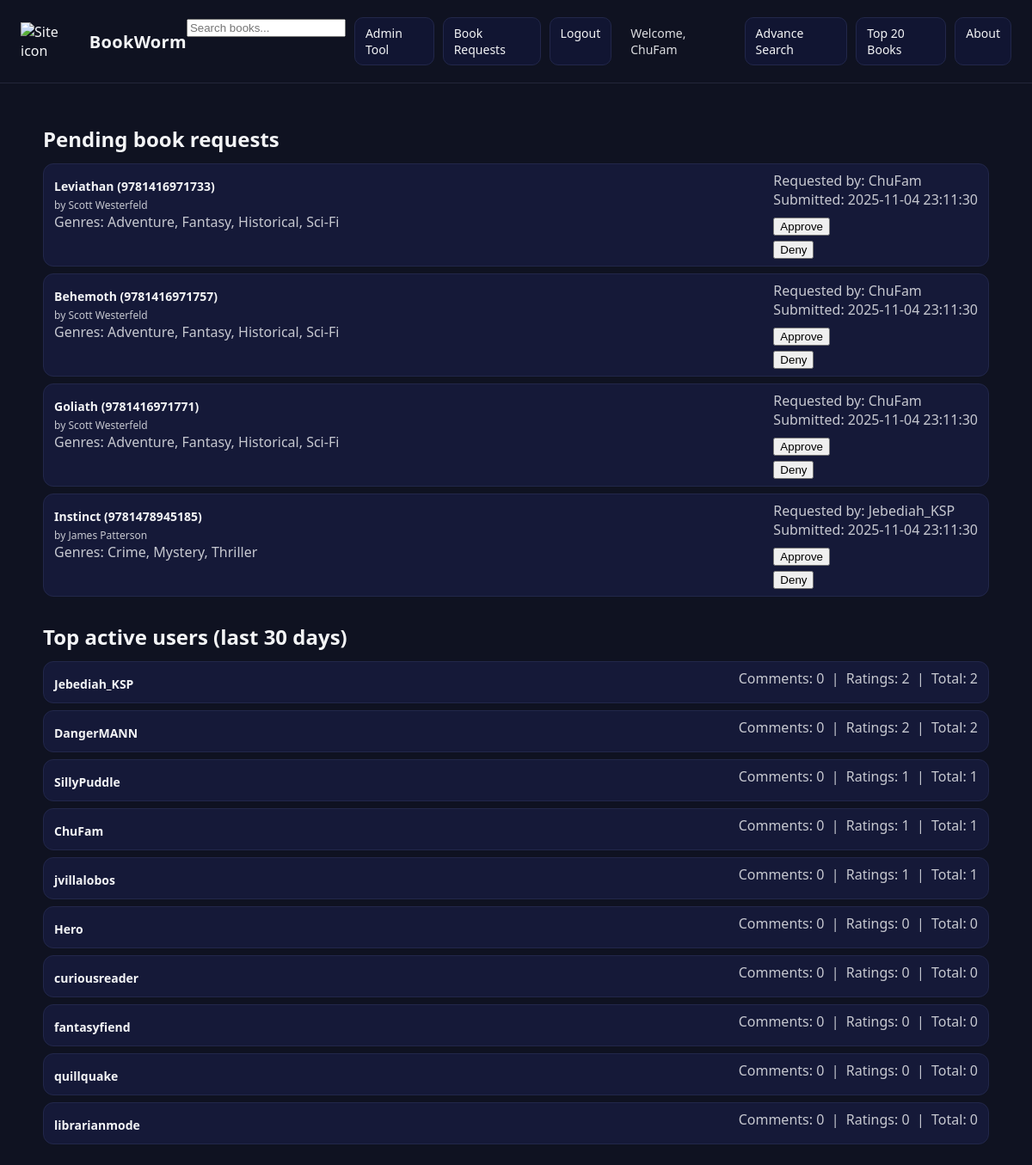
Screenshot of /public_html/bookworm/adminTool.php (signed in) with the database file from the repository.
### tables this page shows
CREATE TABLE IF NOT EXISTS forms (
    form_id INT PRIMARY KEY NOT NULL AUTO_INCREMENT,
    user_id INT NOT NULL,
    admin_id INT DEFAULT NULL,
     
    isbn VARCHAR(13) NOT NULL,
    title VARCHAR(255) NOT NULL,
    image_path VARCHAR(512) NULL DEFAULT NULL,
    published DATE NULL DEFAULT NULL,
    author VARCHAR(255) NOT NULL,
    summary TEXT NOT NULL,
    creation_date TIMESTAMP NULL DEFAULT CURRENT_TIMESTAMP,
    approve_date TIMESTAMP NULL DEFAULT NULL,
    UNIQUE KEY dedupe (user_id, isbn),
    CONSTRAINT constrain_form_isbn CHECK (isbn REGEXP '^[0-9]{13}$'),
    FOREIGN KEY (user_id) REFERENCES users(user_id) ON DELETE CASCADE,
    FOREIGN KEY (admin_id) REFERENCES admins(admin_id)
);

CREATE TABLE IF NOT EXISTS users (
    user_id INT PRIMARY KEY NOT NULL AUTO_INCREMENT,
    image_path VARCHAR(512) NULL DEFAULT NULL,
    creation_date TIMESTAMP NULL DEFAULT CURRENT_TIMESTAMP,
    deletion_date TIMESTAMP NULL DEFAULT NULL,
    username VARCHAR(20) UNIQUE NOT NULL,
     
    password VARCHAR(255) NOT NULL,
    is_active BOOLEAN DEFAULT 1
);

### public_html/bookworm/adminTool.php (the view, shortened to what this page needs)
<?php
$db      = get_db();
$query = $db->query(
    "SELECT
        f.form_id,
        f.isbn,
        f.title,
        f.author,
        f.published,
        f.summary,
        f.creation_date,
        f.image_path,
        u.username,
        GROUP_CONCAT(fg.genre ORDER BY fg.genre SEPARATOR ', ') AS genres
     FROM forms AS f
     JOIN users AS u ON u.user_id = f.user_id
     LEFT JOIN formgenres AS fg ON fg.form_id = f.form_id
     WHERE f.approve_date IS NULL
     GROUP BY f.form_id
     ORDER BY f.creation_date DESC"
);
$allForms = $query->fetchAll();
$activeUsers = [];
try {
    $activeStmt = $db->prepare("CALL topActiveUsers(?)");
    $activeStmt->execute([30]);
    $activeUsers = $activeStmt->fetchAll(PDO::FETCH_ASSOC);
} catch (Exception $e) {
    $activeUsers = [];
}
?>
<!doctype html>
<html lang="en">
<head>
    <link rel="stylesheet" href="app.css" />
</head>
<body>
    <header>
        <div class="brand">
            <img class="brand-icon" src="/~bdb/bookworm/images/site-icon.png" alt="Site icon">
            <h1>BookWorm</h1>
        </div>
        <nav aria-label="Primary">
            <form class="nav-search" action="/~bdb/bookworm/search.php" method="GET">
                <input
                    type="text"
                    name="q"
                    placeholder="Search books..."
                    aria-label="Search books">
            </form>
            <?php if (isset($_SESSION['user_id'])): ?>
                <?php if (isset($_SESSION['role']) && $_SESSION['role'] === 'admin'): ?>
                    <a class="tab" href="/~bdb/bookworm/adminTool.php">Admin Tool</a>
                <?php endif; ?>
                <a class="tab" href="/~bdb/bookworm/form.php">Book Requests</a>
                <a class="tab" href="/~bdb/bookworm/logout.php">Logout</a>
                <span class="nav-welcome">
                    Welcome, <?= htmlspecialchars($_SESSION['username']) ?>
                </span>
            <?php else: ?>
                <a class="tab" href="/~bdb/bookworm/signin.php">Login / Create</a>
            <?php endif; ?>
            <a class="tab" href="#">Advance Search</a>
            <a class="tab" href="/~bdb/bookworm/top20.php">Top 20 Books</a>
            <a class="tab" href="/~bdb/bookworm/about.php">About</a>
        </nav>
    </header>
    <main>
        <section>
            <h2>Pending book requests</h2>
            <?php if (!$allForms): ?>
                <p class="muted">No pending requests.</p>
            <?php else: ?>
                <div class="rows">
                    <?php foreach ($allForms as $f): ?>
                        <div class="row">
                            <div>
                                <div class="title">
                                    <?= htmlspecialchars($f['title']) ?> (<?= htmlspecialchars($f['isbn']) ?>)
                                </div>
                                <div class="author">
                                    by <?= htmlspecialchars($f['author']) ?>
                                </div>
                                <div class="muted">
                                    Genres: <?= htmlspecialchars($f['genres'] ?? '') ?>
                                </div>
                            </div>
                            <div>
                                <div class="muted">
                                    Requested by: <?= htmlspecialchars($f['username']) ?>
                                </div>
                                <div class="muted">
                                    Submitted: <?= htmlspecialchars($f['creation_date']) ?>
                                </div>
                                <form action="adminTool.php" method="POST" style="margin-top:8px;">
                                    <button type="submit">Approve</button>
                                </form>
                                <form action="adminTool.php" method="POST" style="margin-top:4px;">
                                    <button type="submit">Deny</button>
                                </form>
                            </div>
                        </div>
                    <?php endforeach; ?>
                </div>
            <?php endif; ?>
        </section>
        <section style="margin-top:30px;">
            <h2>Top active users (last 30 days)</h2>
            <?php if (!$activeUsers): ?>
                <p class="muted">No activity yet.</p>
            <?php else: ?>
                <div class="rows">
                    <?php foreach ($activeUsers as $u): ?>
                        <div class="row">
                            <div class="title"><?= htmlspecialchars($u['username']) ?></div>
                            <div class="muted">
                                Comments: <?= (int)$u['total_comments'] ?>
                                &nbsp;|&nbsp;
                                Ratings: <?= (int)$u['total_ratings'] ?>
                                &nbsp;|&nbsp;
                                Total: <?= (int)$u['total_activity'] ?>
                            </div>
                        </div>
                    <?php endforeach; ?>
                </div>
            <?php endif; ?>
        </section>
    </main>
</body>
</html>

### public_html/bookworm/app.css (style rules this page uses)
body { font-family: system-ui, -apple-system, Segoe UI, Roboto, Ubuntu, Helvetica, Arial, sans-serif; margin: 0; background: #0f1221; color: #f3f4f6; }
header { padding: 20px 24px; border-bottom: 1px solid #23263a; display: flex; align-items: center; justify-content: space-between; }
.brand { display: flex; gap: 10px; align-items: center; }
.brand h1 { margin: 0; font-size: 20px; letter-spacing: .3px; }
nav { display: flex; gap: 10px; }
.tab { display: inline-block; padding: 8px 12px; border: 1px solid #22274a; border-radius: 10px; background: #111532; text-decoration: none; color: #f3f4f6; font-size: 14px; }
main { padding: 24px; max-width: 1100px; margin: 0 auto; }
h2 { margin: 24px 0 12px; }
.title { font-size: 14px; font-weight: 600; margin: 8px 0 4px; }
.author { font-size: 12px; opacity: .8; }
.rows { display: grid; gap: 8px; }
.row { display: flex; justify-content: space-between; padding: 8px 12px; border: 1px solid #22274a; border-radius: 12px; background: #151938; }
.muted { opacity: .8; }
.nav-welcome { display: inline-flex; align-items: center; padding: 8px 12px; font-size: 14px; opacity: 0.9; }

### rows the page displays
forms: title "Leviathan", isbn "9781416971733", author "Scott Westerfeld", genres "Adventure, Fantasy, Historical, Sci-Fi", user.username "ChuFam", creation_date "2025-11-04 23:11:30"
forms: title "Behemoth", isbn "9781416971757", author "Scott Westerfeld", genres "Adventure, Fantasy, Historical, Sci-Fi", user.username "ChuFam", creation_date "2025-11-04 23:11:30"
forms: title "Goliath", isbn "9781416971771", author "Scott Westerfeld", genres "Adventure, Fantasy, Historical, Sci-Fi", user.username "ChuFam", creation_date "2025-11-04 23:11:30"
forms: title "Instinct", isbn "9781478945185", author "James Patterson", genres "Crime, Mystery, Thriller", user.username "Jebediah_KSP", creation_date "2025-11-04 23:11:30"
users: username "Jebediah_KSP", total_comments "0", total_ratings "2", total_activity "2"
users: username "DangerMANN", total_comments "0", total_ratings "2", total_activity "2"
users: username "SillyPuddle", total_comments "0", total_ratings "1", total_activity "1"
users: username "ChuFam", total_comments "0", total_ratings "1", total_activity "1"
users: username "jvillalobos", total_comments "0", total_ratings "1", total_activity "1"
users: username "Hero", total_comments "0", total_ratings "0", total_activity "0"
users: username "curiousreader", total_comments "0", total_ratings "0", total_activity "0"
users: username "fantasyfiend", total_comments "0", total_ratings "0", total_activity "0"
users: username "quillquake", total_comments "0", total_ratings "0", total_activity "0"
users: username "librarianmode", total_comments "0", total_ratings "0", total_activity "0"

### other values shown
$_SESSION['username'] "ChuFam"
